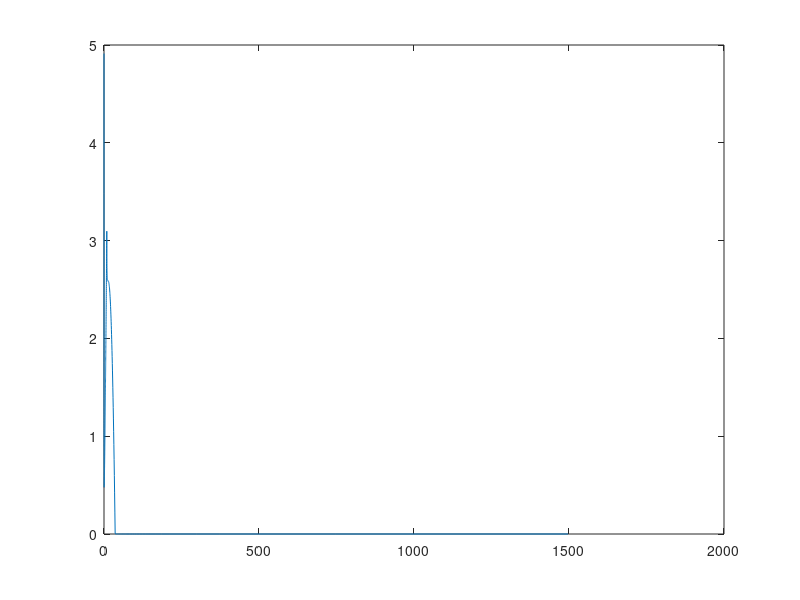

MATLAB code to generate this figure: (Note: this script raises an error after producing the figure.)
E = linspace(0,1,1000);

nu = 1;

F = 3 * 2 * nu^6;
G = sqrt(E ./ (F .* (1 - E)));
H = 1 ./ (2 * (1 - E) .* sqrt(3 .* E .* F .* (1-E)));

Fd = 3 / 2 * E ./ (1 - E);

p = zeros(size(E));

sel = E < F ./ (1 + F);
p(sel) = H(sel) * log(2 + sqrt(3));

sel = (E > F ./ (1 + F)) & (E < 4 * F ./ (1 + 4 * F));
p(sel) = H(sel) .* log((2 + sqrt(3)) ./ (G(sel) + sqrt(G(sel).^2 - 1)));

plot(Fd,p)

%% 

nu = 2;

n = 10000;

x = rand(n);
z = rand(n);

nud = (1 + 3 * x.^2) .* z.^2 .* nu;

E = 1 ./ (1 + nud);

histogram(nud);

%%

n = 100 ;
df = 4/n;
f = (0:(n-1))*df;

p1 = (log(2 + sqrt(3)) - heaviside(f - 1) .* log(sqrt(f) + sqrt(f-1))) ./ (2 * sqrt(3 * f)) * df;

% Integrated over df
p2 = log(2+sqrt(3))/sqrt(3) * (sqrt(f+df)-sqrt(f));
p2 = p2 - heaviside(f-1) / sqrt(3) .* ((sqrt(f+df).*log(sqrt(f+df)+sqrt(f+df-1))-sqrt(f+df-1)) - (sqrt(f).*log(sqrt(f)+sqrt(f-1))-sqrt(f-1)));

sum(p2.*f)

plot(f,p1/df)
hold on

%%


G = 1.2;
x = linspace(0,1,1000);
z = G ./ sqrt(1 + 3 * x.^2);
plot(x,z);
ylim([0,1])


%%

x = linspace(0,10,1000);
y = 1./sqrt(x) .* erf(sqrt(x));
plot(x,y)

%% 

x = linspace(1,4,1000);
y = -log(sqrt(x)-sqrt(x-1))./sqrt(x);
plot(x,y)